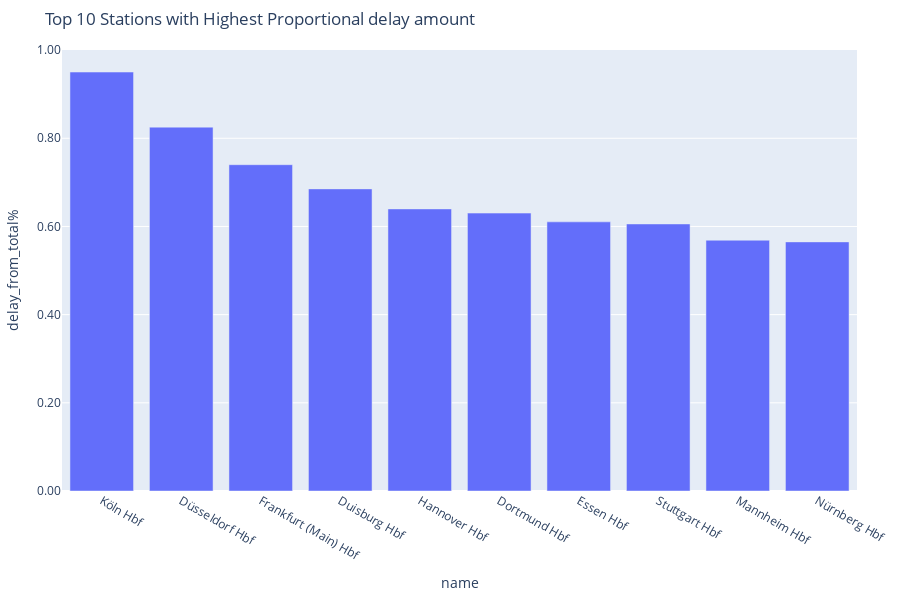

Write notebook code for a chart like this one.
### Code cell
#showing the 10 paths with the biggest percentage of delays
# Create a bar chart using Plotly
fig = px.bar(
    station2.head(10),
    x='name',
    y='delay_from_total%',
    title='Top 10 Stations with Highest Proportional delay amount',    
)
#Update
fig.update_layout(
    height=600,
    margin=dict(l=20, r=20, t=50, b=100)
)


#actually show y in %%!
fig.update_yaxes(tickformat=".2f")

fig.show()

### Figure 1 — Plotly figure (JSON) as saved in the notebook; plotly's stock layout.template omitted (floating-point values rounded to 4 significant figures)
{"data": [{"alignmentgroup": "True", "hovertemplate": "name=%{x}<br>delay_from_total%=%{y}<extra></extra>", "legendgroup": "", "marker": {"color": "#636efa", "pattern": {"shape": ""}}, "name": "", "offsetgroup": "", "orientation": "v", "showlegend": false, "textposition": "auto", "type": "bar", "x": ["Köln Hbf", "Düsseldorf Hbf", "Frankfurt (Main) Hbf", "Duisburg Hbf", "Hannover Hbf", "Dortmund Hbf", "Essen Hbf", "Stuttgart Hbf", "Mannheim Hbf", "Nürnberg Hbf"], "xaxis": "x", "y": [0.9502, 0.8253, 0.7401, 0.6852, 0.6398, 0.6303, 0.6104, 0.6057, 0.5688, 0.565], "yaxis": "y"}], "layout": {"barmode": "relative", "height": 600, "legend": {"tracegroupgap": 0}, "margin": {"b": 100, "l": 20, "r": 20, "t": 50}, "title": {"text": "Top 10 Stations with Highest Proportional delay amount"}, "xaxis": {"anchor": "y", "domain": [0, 1], "title": {"text": "name"}}, "yaxis": {"anchor": "x", "domain": [0, 1], "tickformat": ".2f", "title": {"text": "delay_from_total%"}}}}
